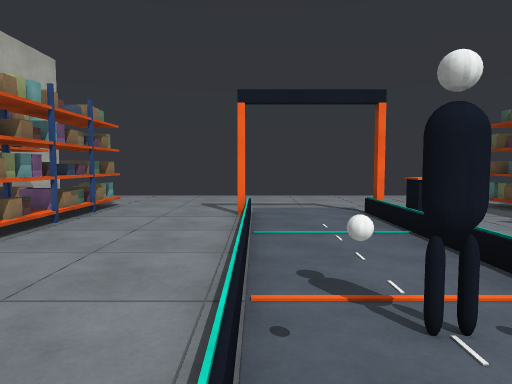
view 1 (above)

21 first-person views from a walk through a scene from a Unity 3-D project. The camera is 1.3 m above the floor, tilts 4° down and sees 70° across. The floor is counted in squares, 1 m on a side. Each view is taken from the middle of a square. On the plan, view 1 faces up. The plan holds only what a view shows up to about 15 squares ahead; the rest is blank.

view 2
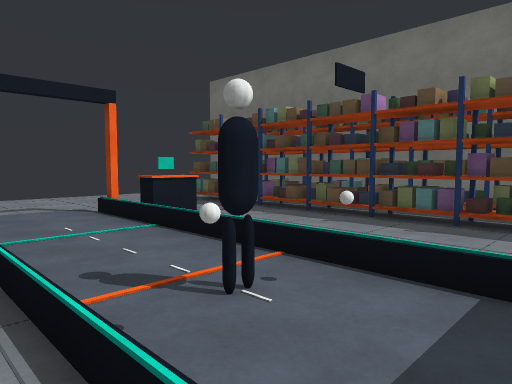

view 3
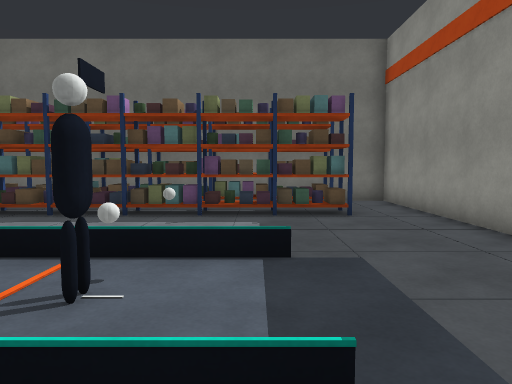

view 4
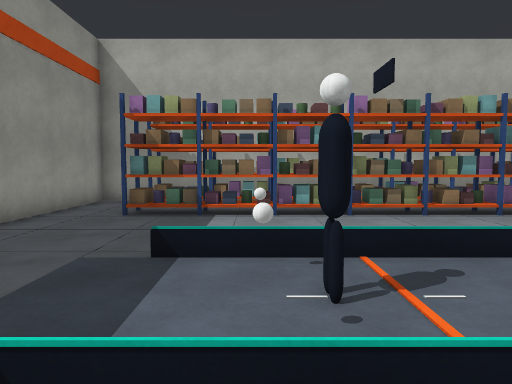

view 5
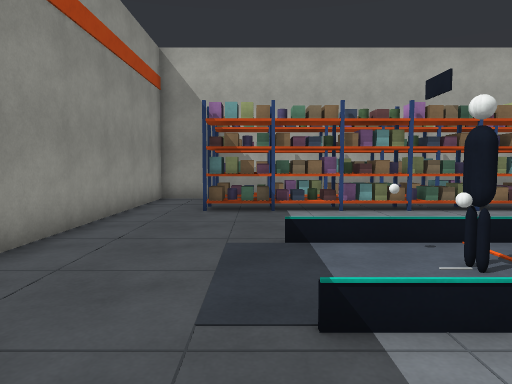

view 6
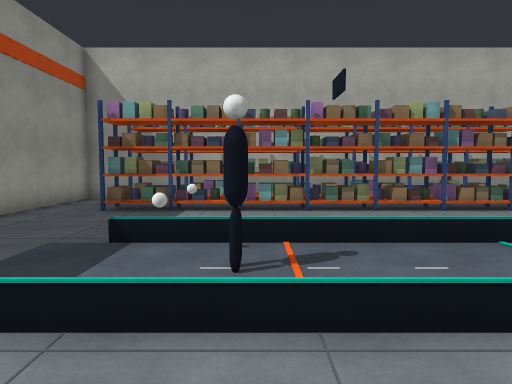

view 7
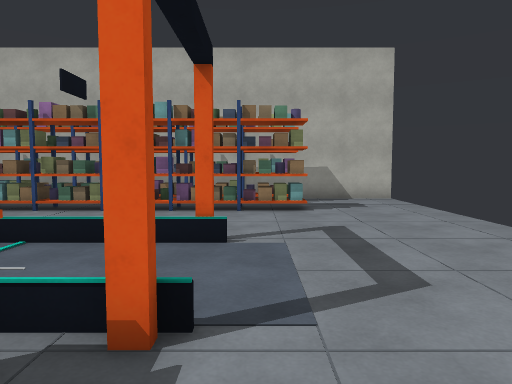

view 8
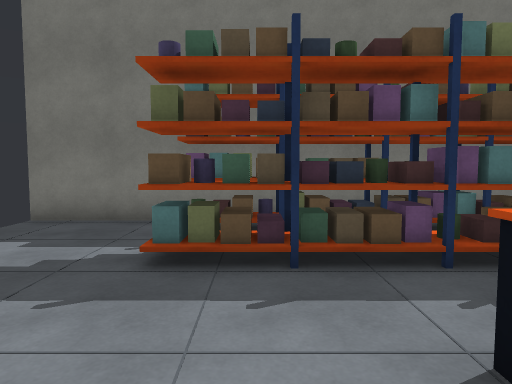

view 9
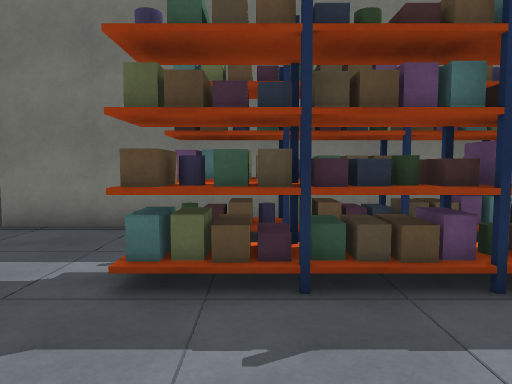

view 10
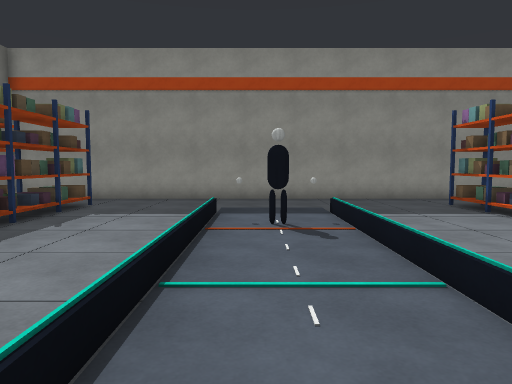

view 11
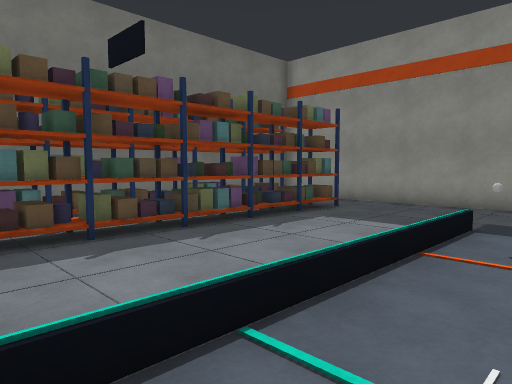

view 12
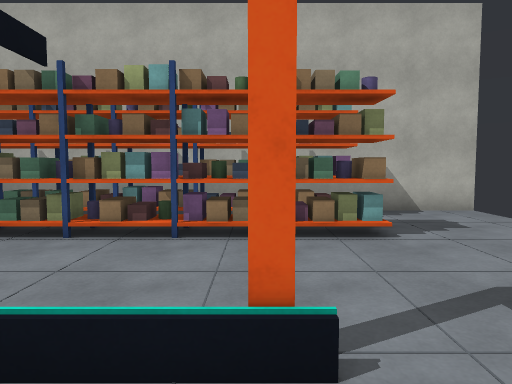

view 13
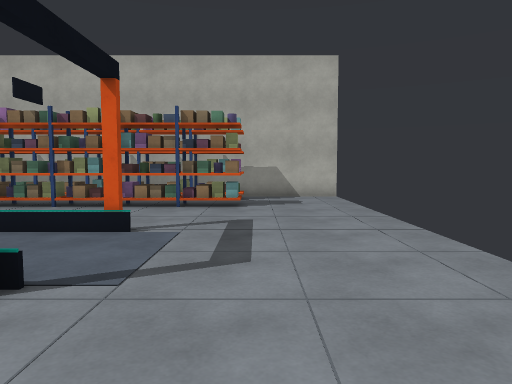

view 14
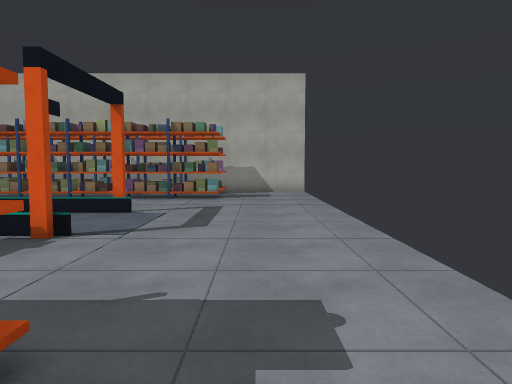

view 15
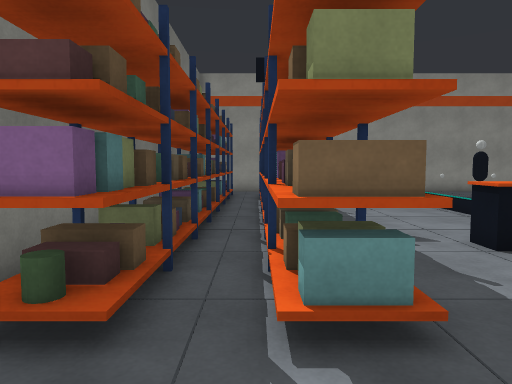

view 16
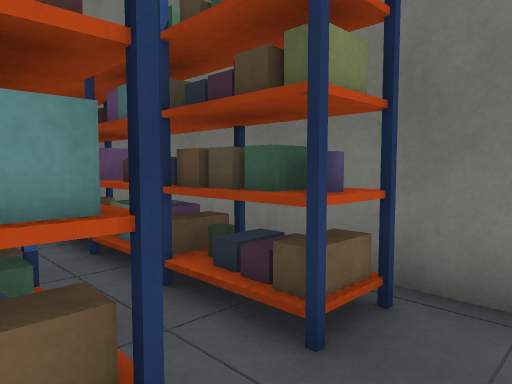

view 17
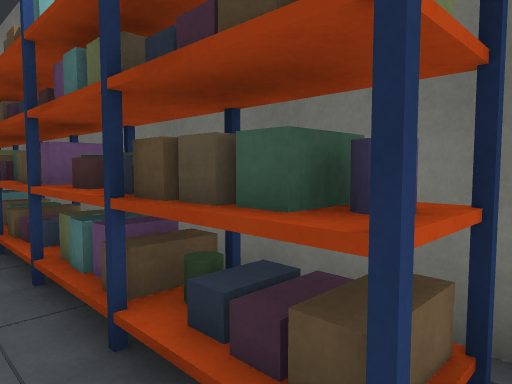

view 18
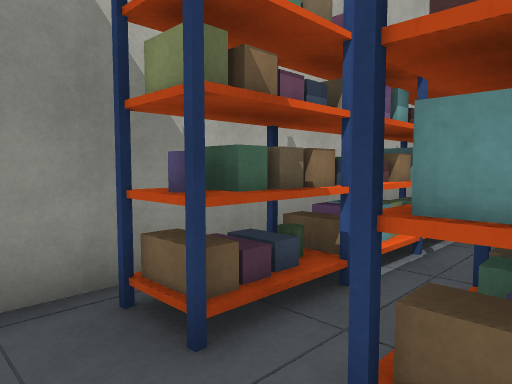

view 19
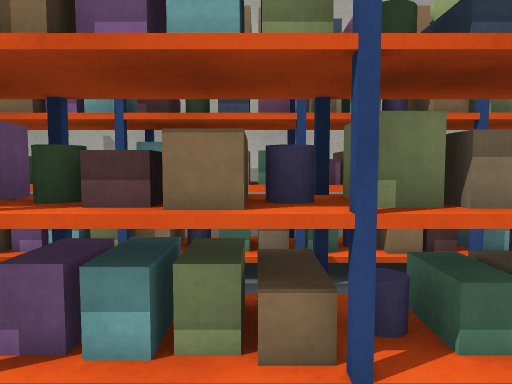

view 20
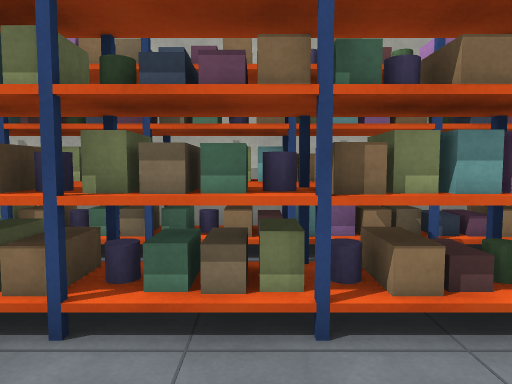

view 21
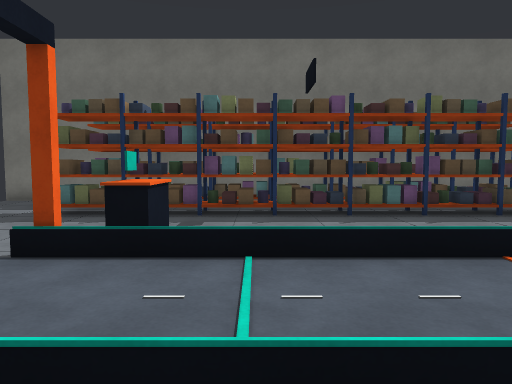

### Floor plan
Key: @ floor where view 1 was taken; # wall or solid block; . floor; / step, stairs or slope; ^ raised ledge; O other object.
Columns run from 9 left of view 1 to 12 right of it. Each row starts with its distance up from view 1.
 17 #                    #
 16 #................. ..#
 15 #....................#
 14 #....................#
 13 #....................#
 12 ####O............O####
 11 ####O............O####
 10 ####O....#..#....O####
  9 ####O..../../^^..O####
  8 # ##O..../../....O####
  7 ####O..../../....O####
  6 ####O..../../....O####
  5 ####O..../../....O####
  4 ####O..../../....O####
  3 ####O..../O./....O####
  2 ####O..../OO/....O####
  1 ####O..../../....O####
  0 ####O....@.......O####
 -1 ####O............O####
 -2 #....................#
 -3 #....................#
 -4 ######################

Positions as (right, up) in squares from view 1, and headings:
1: (0, 0), facing up
2: (-1, 0), facing up-right
3: (-2, 1), facing right
4: (5, 2), facing left
5: (6, 0), facing left
6: (6, 3), facing left
7: (6, 11), facing left
8: (3, 11), facing right
9: (4, 11), facing right
10: (2, 11), facing down
11: (1, 9), facing down-right
12: (2, 10), facing left
13: (7, 13), facing left
14: (10, 14), facing left
15: (9, 15), facing down
16: (8, -3), facing up-right
17: (9, -2), facing up-right
18: (-5, -3), facing up-left
19: (-3, 4), facing left
20: (-2, 6), facing left
21: (-2, 7), facing right
